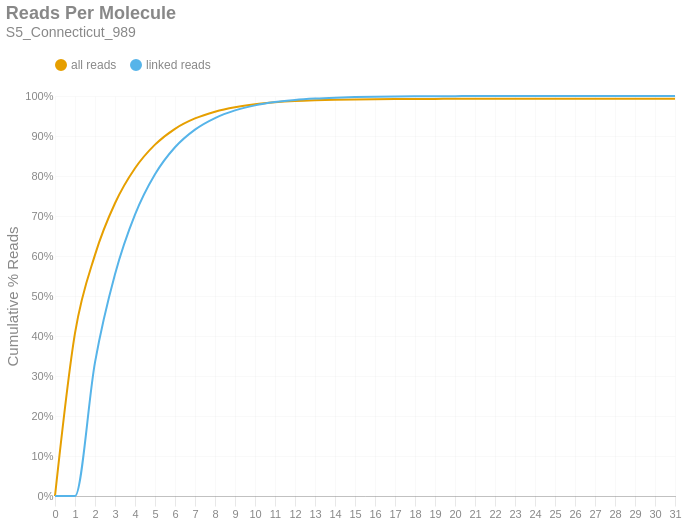

Source (notebook cell):
### Markdown cell above
### Reads per Molecule
This chart shows the cumulative distribution of the number of reads per linked molecule. That is, how many alignments are associated with a unique molecule. This excludes the number of reads associated with invalid or absent linked-read barcodes. The `linked` histogram is the percentages recalculated when disregarding singletons.

### Code cell
if SKIPLR:
    print_html(f"Skipped")
else:
    counts = np.bincount(valids['reads'].cast(pl.Int64).to_numpy())
    weighted = counts * np.arange(len(counts))
    all_perc = weighted / n_reads
    linked_perc = weighted / n_linked_reads
    linked_perc[1] = 0
    binned_df = pl.DataFrame({
        'readsper': list(range(len(counts))),
        'all reads (cumsum)': np.cumsum(all_perc).tolist(),
        'linked reads (cumsum)': np.cumsum(linked_perc).tolist(),
    })

    with SafeRender(binned_df):
        (
            density_plot(binned_df, 'Reads Per Molecule', samplename, 'readspmol')
            .encode(
                x=alt.X('readsper:O', title=None).axis(labelAngle=0).scale(padding=0),
                y=alt.Y('value:Q', title='Cumulative % Reads').axis(format='%').stack(False),
                color=alt.Color("key:N").scale(domain=["all reads", "linked reads"]),
                tooltip=[
                    alt.Tooltip("key:N", title="Data Type"),
                    alt.Tooltip("readsper:O", title="Reads Per Molecule"),
                    alt.Tooltip("value:Q", format=".2%", title="% Reads (Cum.)")
                ]            
            )
        ).display()

### Figure 1 — Vega-Lite specification as saved in the notebook (floating-point values rounded to 4 significant figures)
{"width": "container", "height": 400, "config": {"title": {"anchor": "start", "dy": -15, "fontSize": 18, "color": "#888888", "subtitleColor": "#888888", "subtitleFontSize": 14}, "arc": {"fill": "#0072B2"}, "axis": {"domainColor": "#888888", "domainWidth": 0.5, "gridWidth": 0.2, "grid": false, "titleFontWeight": 400, "titleFontSize": 15, "labelFontSize": 11, "labelColor": "#888888", "tickColor": "#888888", "tickWidth": 0.2, "titleColor": "#888888"}, "axisBand": {"grid": false}, "axisX": {"grid": true, "tickSize": 10, "domainCap": "round"}, "axisY": {"domain": false, "grid": true, "tickSize": 0, "domainCap": "round"}, "background": "transparent", "header": {"labelFontSize": 15, "labelColor": "#888888", "titleFontSize": 15, "titleFontWeight": 600, "titleColor": "#888888"}, "legend": {"labelFont": "sans-serif", "labelFontSize": 12, "labelColor": "#888888", "symbolSize": 100, "symbolType": "circle", "titleFontSize": 12, "titlePadding": 10, "titleColor": "#888888", "title": null, "orient": "top"}, "range": {"category": ["#E69F00", "#56B4E9", "#009E73", "#F0E442", "#0072B2", "#D55E00", "#CC79A7", "#000000"], "diverging": ["#cfe8f3", "#a2d4ec", "#73bfe2", "#46abdb", "#1696d2", "#12719e"]}, "area": {"fill": "#0072B2", "fillOpacity": 0.7, "line": true, "strokeOpacity": 0.7}, "line": {"color": "#0072B2", "stroke": "#0072B2", "strokeWidth": 2}, "trail": {"color": "#0072B2", "stroke": "#0072B2", "strokeWidth": 0, "size": 1}, "point": {"filled": true, "fillOpacity": 1.0, "size": 95}, "text": {"color": "#888888", "fontSize": 11, "align": "right", "fontWeight": 400, "size": 11}, "bar": {"fill": "#0072B2", "stroke": null}, "view": {"stroke": null, "continuousWidth": 660, "continuousHeight": 400}}, "data": {"name": "data-3503ada709209dc5b90e3221717abdd4"}, "mark": {"type": "line", "interpolate": "monotone", "point": {"opacity": 0, "size": 275}}, "encoding": {"color": {"field": "key", "scale": {"domain": ["all reads", "linked reads"]}, "type": "nominal"}, "tooltip": [{"field": "key", "title": "Data Type", "type": "nominal"}, {"field": "readsper", "title": "Reads Per Molecule", "type": "ordinal"}, {"field": "value", "format": ".2%", "title": "% Reads (Cum.)", "type": "quantitative"}], "x": {"axis": {"labelAngle": 0}, "field": "readsper", "scale": {"padding": 0}, "title": null, "type": "ordinal"}, "y": {"axis": {"format": "%"}, "field": "value", "stack": false, "title": "Cumulative % Reads", "type": "quantitative"}}, "params": [{"name": "param_c36ac31b6afebe62", "select": {"type": "point", "fields": ["key"]}, "bind": "legend"}], "title": {"text": "Reads Per Molecule", "subtitle": "S5_Connecticut_989"}, "transform": [{"fold": ["all reads (cumsum)", "linked reads (cumsum)"]}, {"calculate": "replace(datum.key, ' (cumsum)', '')", "as": "key"}, {"filter": {"param": "param_c36ac31b6afebe62"}}], "usermeta": {"embedOptions": {"downloadFileName": "S5_Connecticut_989.readspmol"}}, "$schema": "https://vega.github.io/schema/vega-lite/v6.1.0.json", "datasets": {"data-3503ada709209dc5b90e3221717abdd4": [{"readsper": 0, "all reads (cumsum)": 0.0, "linked reads (cumsum)": 0.0}, {"readsper": 1, "all reads (cumsum)": 0.4071, "linked reads (cumsum)": 0.0}, {"readsper": 2, "all reads (cumsum)": 0.6028, "linked reads (cumsum)": 0.334}, {"readsper": 3, "all reads (cumsum)": 0.7319, "linked reads (cumsum)": 0.5542}, {"readsper": 4, "all reads (cumsum)": 0.8193, "linked reads (cumsum)": 0.7034}, {"readsper": 5, "all reads (cumsum)": 0.8784, "linked reads (cumsum)": 0.8042}, {"readsper": 6, "all reads (cumsum)": 0.918, "linked reads (cumsum)": 0.8718}, {"readsper": 7, "all reads (cumsum)": 0.9439, "linked reads (cumsum)": 0.916}, {"readsper": 8, "all reads (cumsum)": 0.9608, "linked reads (cumsum)": 0.9449}, {"readsper": 9, "all reads (cumsum)": 0.972, "linked reads (cumsum)": 0.964}, {"readsper": 10, "all reads (cumsum)": 0.9794, "linked reads (cumsum)": 0.9766}, {"readsper": 11, "all reads (cumsum)": 0.9842, "linked reads (cumsum)": 0.9848}, {"readsper": 12, "all reads (cumsum)": 0.9874, "linked reads (cumsum)": 0.9902}, {"readsper": 13, "all reads (cumsum)": 0.9894, "linked reads (cumsum)": 0.9937}, {"readsper": 14, "all reads (cumsum)": 0.9907, "linked reads (cumsum)": 0.9959}, {"readsper": 15, "all reads (cumsum)": 0.9915, "linked reads (cumsum)": 0.9973}, {"readsper": 16, "all reads (cumsum)": 0.9921, "linked reads (cumsum)": 0.9982}, {"readsper": 17, "all reads (cumsum)": 0.9924, "linked reads (cumsum)": 0.9988}, {"readsper": 18, "all reads (cumsum)": 0.9926, "linked reads (cumsum)": 0.9992}, {"readsper": 19, "all reads (cumsum)": 0.9928, "linked reads (cumsum)": 0.9994}, {"readsper": 20, "all reads (cumsum)": 0.9929, "linked reads (cumsum)": 0.9996}, {"readsper": 21, "all reads (cumsum)": 0.993, "linked reads (cumsum)": 0.9998}, {"readsper": 22, "all reads (cumsum)": 0.993, "linked reads (cumsum)": 0.9999}, {"readsper": 23, "all reads (cumsum)": 0.9931, "linked reads (cumsum)": 0.9999}, {"readsper": 24, "all reads (cumsum)": 0.9931, "linked reads (cumsum)": 0.9999}, {"readsper": 25, "all reads (cumsum)": 0.9931, "linked reads (cumsum)": 1.0}, {"readsper": 26, "all reads (cumsum)": 0.9931, "linked reads (cumsum)": 1.0}, {"readsper": 27, "all reads (cumsum)": 0.9931, "linked reads (cumsum)": 1.0}, {"readsper": 28, "all reads (cumsum)": 0.9931, "linked reads (cumsum)": 1.0}, {"readsper": 29, "all reads (cumsum)": 0.9931, "linked reads (cumsum)": 1.0}, {"readsper": 30, "all reads (cumsum)": 0.9931, "linked reads (cumsum)": 1.0}, {"readsper": 31, "all reads (cumsum)": 0.9931, "linked reads (cumsum)": 1.0}]}}
